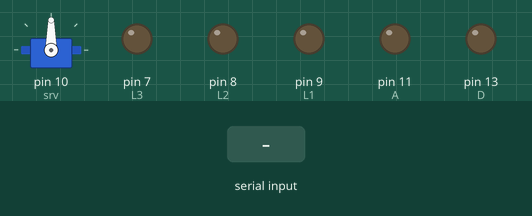
This sketch was run on a simulated Arduino Uno, built with avr-gcc and run on an emulated ATmega328P. Parts: servo, output pins drawn as LEDs (lit = HIGH). Dashed ring = blinking. The inputs (shaded band) are chosen by the test bench.

Above: at 1.2 s.
1.3 s: "a" received over Serial
At 1.8 s:
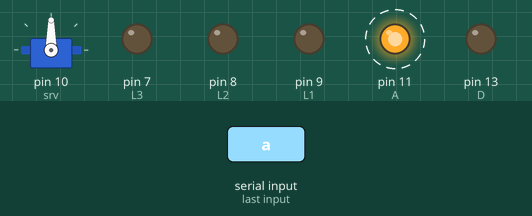
4.3 s: "1" received over Serial
At 5.0 s:
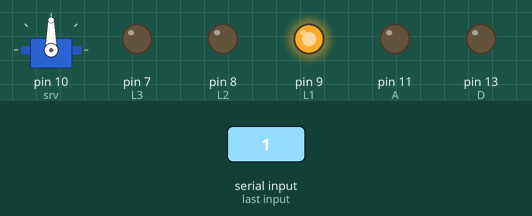
5.9 s: "3" received over Serial
At 7.2 s:
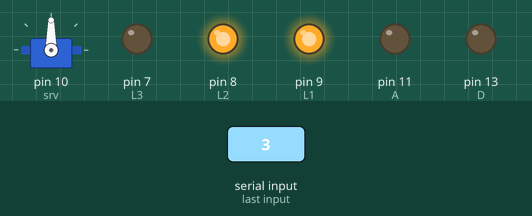
7.5 s: "2" received over Serial
At 8.6 s:
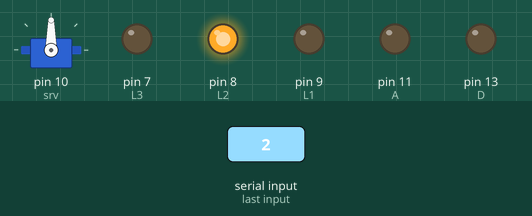
9.1 s: "5" received over Serial
At 9.9 s:
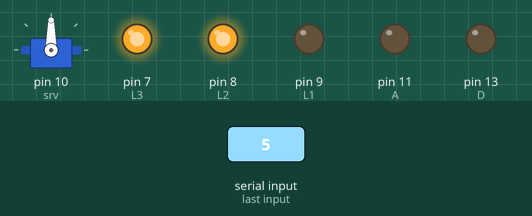
10.7 s: "4" received over Serial
At 11.1 s:
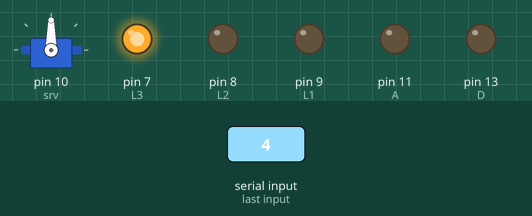
Timing chart, 0 to 13.3 s (numbered marks = the images above; inputs shaded):
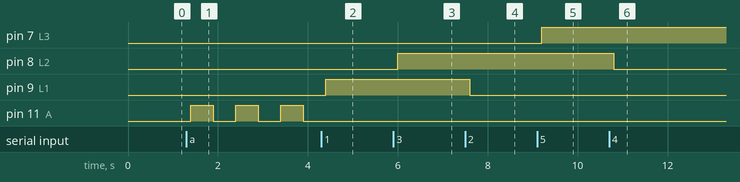

The sketch:

Bluetooth_Kontroler.ino
```cpp
#include <Servo.h>
int bt;
int L1=9;
int L2=8;
int L3=7;
int D=13;
int A=11;
int srv=10;
boolean stA=0;
boolean stD=0;
Servo myservo;
int pos = 90;

void setup() {
 myservo.attach(10);
  pinMode(L1, OUTPUT);
  pinMode(L2, OUTPUT);
  pinMode(L3, OUTPUT);
  pinMode(srv, OUTPUT);
  pinMode(A, OUTPUT);
  pinMode(D, OUTPUT);
  Serial.begin(9600);
}

void loop() {
  if(Serial.available() > 0){
      bt = Serial.read();}

  if (bt == '1') {
      digitalWrite(L1, HIGH);}
    else if (bt == '2') {
      digitalWrite(L1, LOW);}
    else if (bt == '3') {
      digitalWrite(L2, HIGH);}
    else if (bt == '4') {
      digitalWrite(L2, LOW);}
    else if (bt == '5') {
      digitalWrite(L3, HIGH);}
    else if (bt == '6') {
      digitalWrite(L3, LOW);}

  else if (bt == 'a') {
      stA=!stA;
      digitalWrite(A, stA);
      delay(300);   }

   else if (bt == 'b') {
       pos=pos+2;
       myservo.write(pos);
       delay(15);
       }

   else if (bt == 'c') {
       pos=pos-2;
       myservo.write(pos);
       delay(15);
       }

  else if (bt == 'd') {
       stD=!stD;
       digitalWrite(D, stD);  }

  delay(200);
 }
```

Measured:
- after the input at 1.3 s, pin 11 (A): alternates HIGH for 0.50 s and LOW for 0.50 s, starting after 0.10 s
- after the input at 4.3 s, pin 9 (L1): LOW → HIGH after 0.10 s; pin 11 (A): stays LOW (without the input it goes to HIGH after 0.10 s)
- after the input at 5.9 s, pin 8 (L2): LOW → HIGH after 0.10 s
- after the input at 7.5 s, pin 9 (L1): HIGH → LOW after 0.10 s
- after the input at 9.1 s, pin 7 (L3): LOW → HIGH after 0.10 s
- after the input at 10.7 s, pin 8 (L2): HIGH → LOW after 0.10 s
